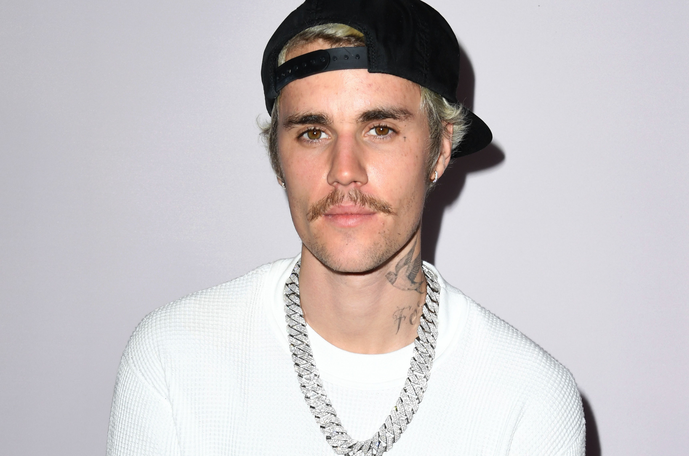
#> input picture Chapter 1/Resources/justin.png, 689 x 456 px
$ python chapter1_image_editing.py
#> lines starting #> are read from the running program, lines starting #| are printed output that depends on the picture; after the words box and inside, x2 and y2 are one past the last pixel; in counts of white or black regions, pixels touching at a corner belong together
import cv2
import numpy as np

img = cv2.imread("Resources/justin.png")
#> img is the input picture: shape (456, 689, 3); mean B, G, R 196.6, 194.8, 200.9
kernel = np.ones((5,5),np.uint8)

imgGray = cv2.cvtColor(img,cv2.COLOR_BGR2GRAY)
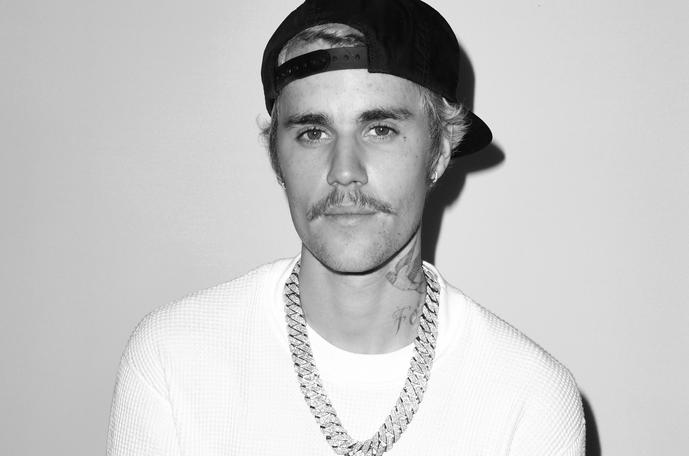
#> imgGray: shape (456, 689); min 0, max 255, mean 196.8
imgBlur = cv2.GaussianBlur(imgGray,(7,7),0)
imgCanny = cv2.Canny(img,100,100)
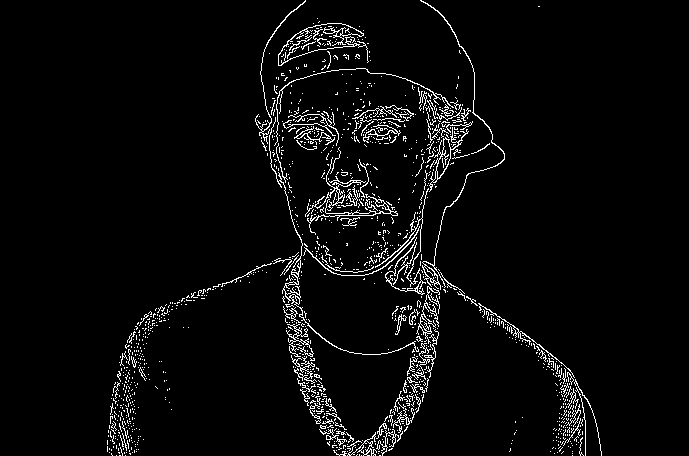
#> imgCanny: shape (456, 689); 4% white in thin lines or dots, all inside (x1, y1, x2, y2) = (107, 0, 602, 456)
imgDialation = cv2.dilate(imgCanny,kernel,iterations=1)
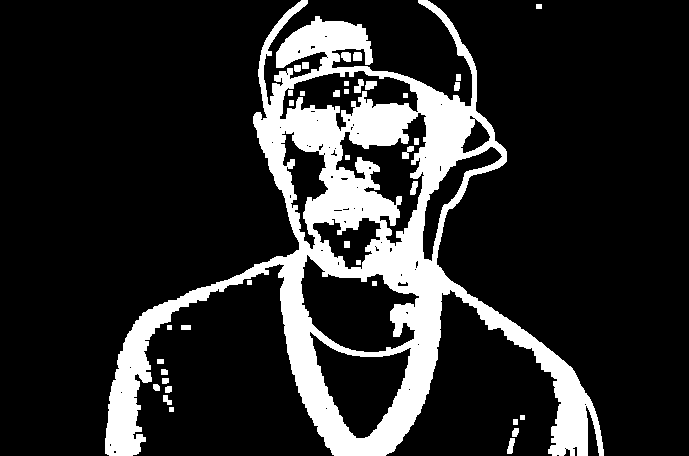
#> imgDialation: shape (456, 689); 16.8% white; 38 white regions, largest, box (x1, y1, x2, y2) and area: (105, 0, 604, 456) 51138, (365, 81, 377, 90) 88, (354, 79, 364, 93) 87
imgEroded = cv2.erode(imgDialation,kernel,iterations=1)
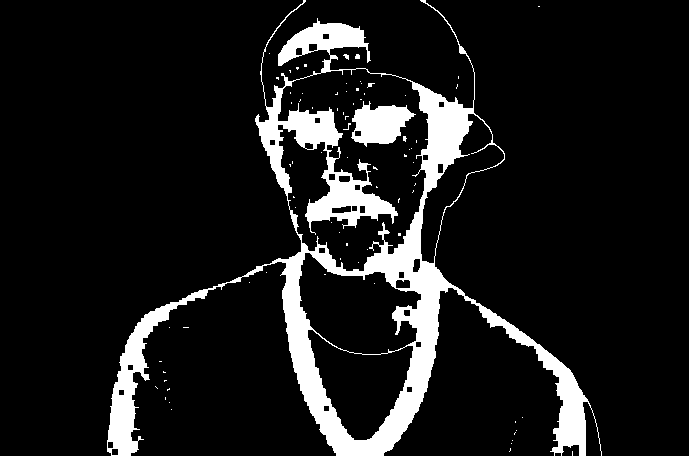
#> imgEroded: shape (456, 689); 10.8% white; 78 white regions (73 under 20 px), largest, box (x1, y1, x2, y2) and area: (107, 0, 602, 456) 31712, (351, 101, 416, 147) 1803, (355, 54, 360, 59) 22, (343, 54, 349, 60) 21, (367, 83, 375, 88) 20

cv2.imshow("Gray Image", imgGray)
cv2.imshow("Blur Image", imgBlur)
cv2.imshow("Canny Image", imgCanny)
cv2.imshow("Dialation Image", imgDialation)
cv2.imshow("Eroded Image", imgEroded)
cv2.waitKey(0)
